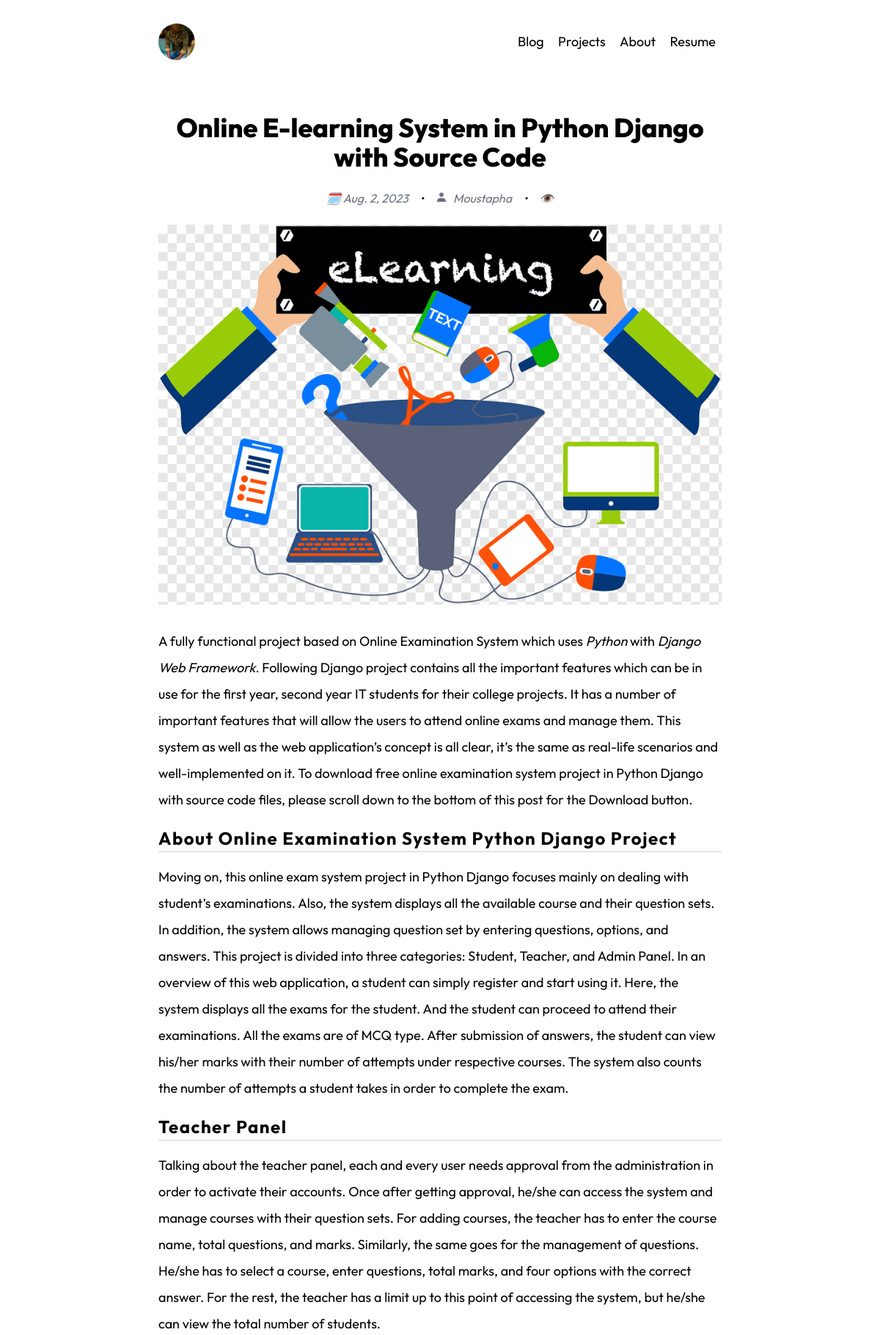
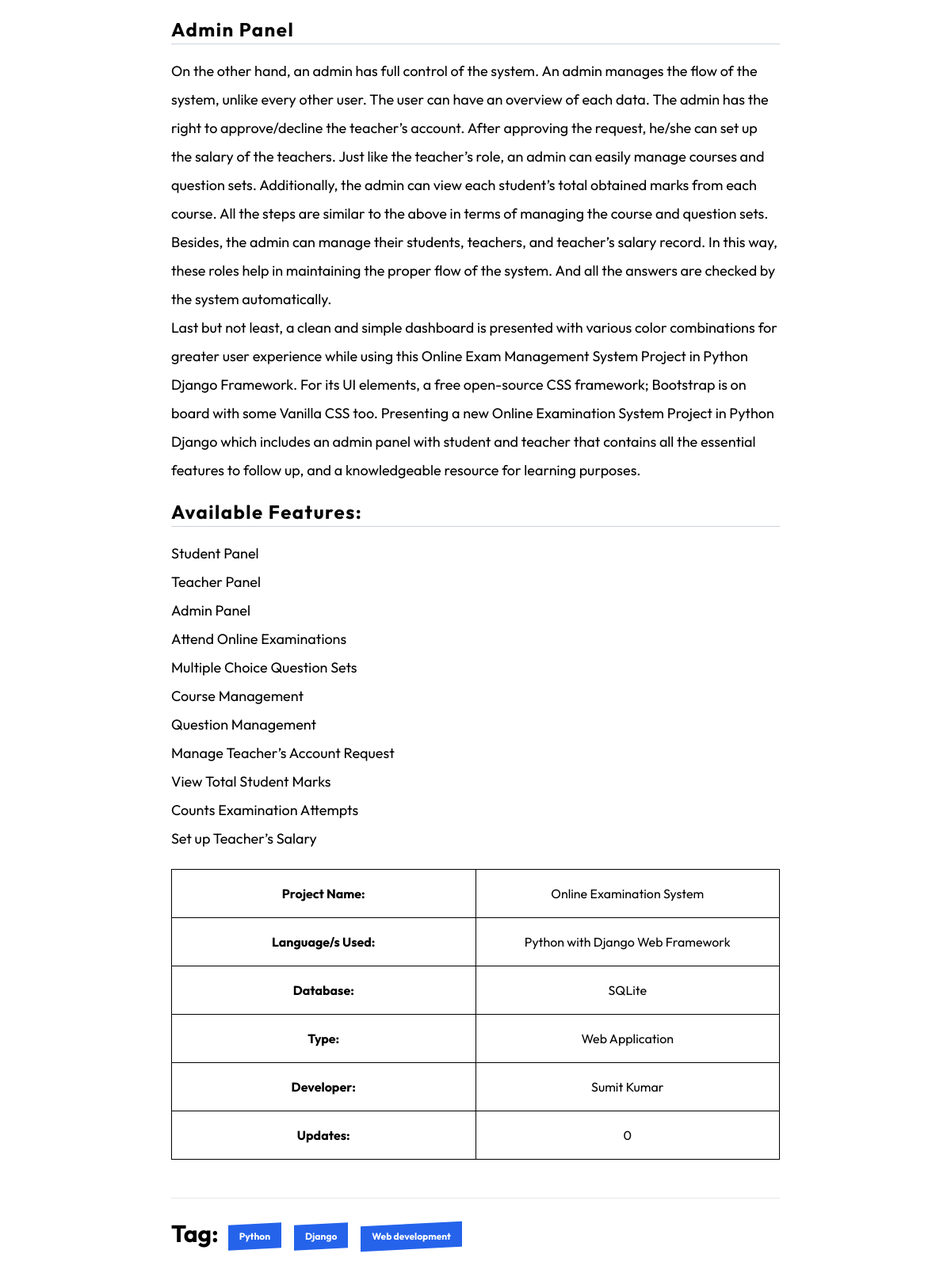
Screenshot of /project/online-e-learning-system-in-python-django-with-sou/ (upper part) with the database file from the repository (2 pictures, top to bottom).
### blog/models.py (models this page shows, shortened)
class Project(models.Model):
    title = models.CharField(max_length=500)
    slug = models.SlugField()
    overview = RichTextUploadingField()
    thumbnail = models.ImageField(upload_to='project_img')
    content = RichTextUploadingField()
    published = models.DateField(auto_now_add=True)
    updated = models.DateField(auto_now=True)
    author = models.ForeignKey(Author, on_delete=models.CASCADE)
    tags = TaggableManager()
    category = models.ManyToManyField(Categorie)

class Author(models.Model):
    user = models.OneToOneField(User, on_delete=models.CASCADE)
    profile_thumbnail = models.ImageField()
    def __str__(self):
        return self.user.username

### blog/views.py (the view)
class ProjectDetailView(DetailView):
    model = Project
    template_name = 'pages/project_detail.html'
    context_object_name = 'project'

### templates/pages/project_detail.html
{% extends "base.html" %}
{% load static %}
{% block content %}
<div class="max-w-4xl pt-8 mx-auto">
    <main class="space-y-4">
        <header class="header text-center space-y-6">
            <h1 class="text-4xl font-extrabold">{{ project.title }}</h1>
            <div class="flex space-x-4 justify-center italic">
                <span class="text-gray-500">🗓️ {{ project.published|date }}</span> <span>•</span>
                <span class="text-gray-500">
                    <i class='bx bxs-user mr-2'></i>{{ project.author }}
                </span> <span>•</span>
                <span class="text-gray-500">👁️</span>
            </div>
            <img src="{{ project.thumbnail.url }}" alt="" class="w-full">
        </header>
        <div id="project"
            class="project text-md leading-loose md:leading-9 md:text-lg pt-4 pb-8 text-black px-4 md:px-0">
            {{ project.content|safe }}
        </div>
        <div class="flex flex-row flex-wrap items-center border-t border-gray-200 py-5">
            <span class="text-3xl font-bold">Tag:</span>
            {% for tag in project.tags.all %}
            <a class="mt-2 ml-2 px-2 py-1 " href="#">
                <div
                    class="relative my-1 inline-flex rounded-full px-2.5 py-1 text-xs font-medium text-white before:block before:absolute before:-inset-1 before:-skew-y-3 before:bg-blue-600">
                    <span class="relative text-white font-bold">
                        {{ tag }}
                    </span>
                </div>
            </a>
            {% endfor %}
        </div>
    </main>
</div>
{% endblock content %}

### blog/static/css/style.css (style rules this page uses)
* { margin: 0; padding: 0; box-sizing: border-box; }
body { font-family: 'Outfit', sans-serif; }
.project table, .content table { table-layout: fixed; width: 100%; border-collapse: collapse; border: 1px solid black; }
.project th, .project td, .content th, .content td { border: 1px solid black; padding: 20px; text-align: center; }
.project table, .content table { margin-top: 20px; }
#project h2, #project h4, #project h5 { font-weight: bold; font-size: 1.5rem; letter-spacing: 1.5; margin: 1rem 0; }
#project h4::after { content: ""; display: block; width: 100%; height: 1px; background-color: #ccd2da; }

### rows the page displays
Project: title "Online E-learning System in Python Django with Source Code", published "Aug. 2, 2023", author "Moustapha", thumbnail (picture), content "A fully functional project based on Online Examination System which uses Python with Django Web Framework . Following Django project contains all the important features which can be in use for the first year, second year IT students for their college projects. It has a number of important features that will allow the users to attend online exams and manage them. This system as well as the web application’s concept is all clear, it’s the same as real-life scenarios and well-implemented on it. To download free online examination system project in Python Django with source code files, please scroll down to the bottom of this post for the Download button. About Online Examination System Python…"
Tag: name "Python"
Tag: name "Django"
Tag: name "Web development"
